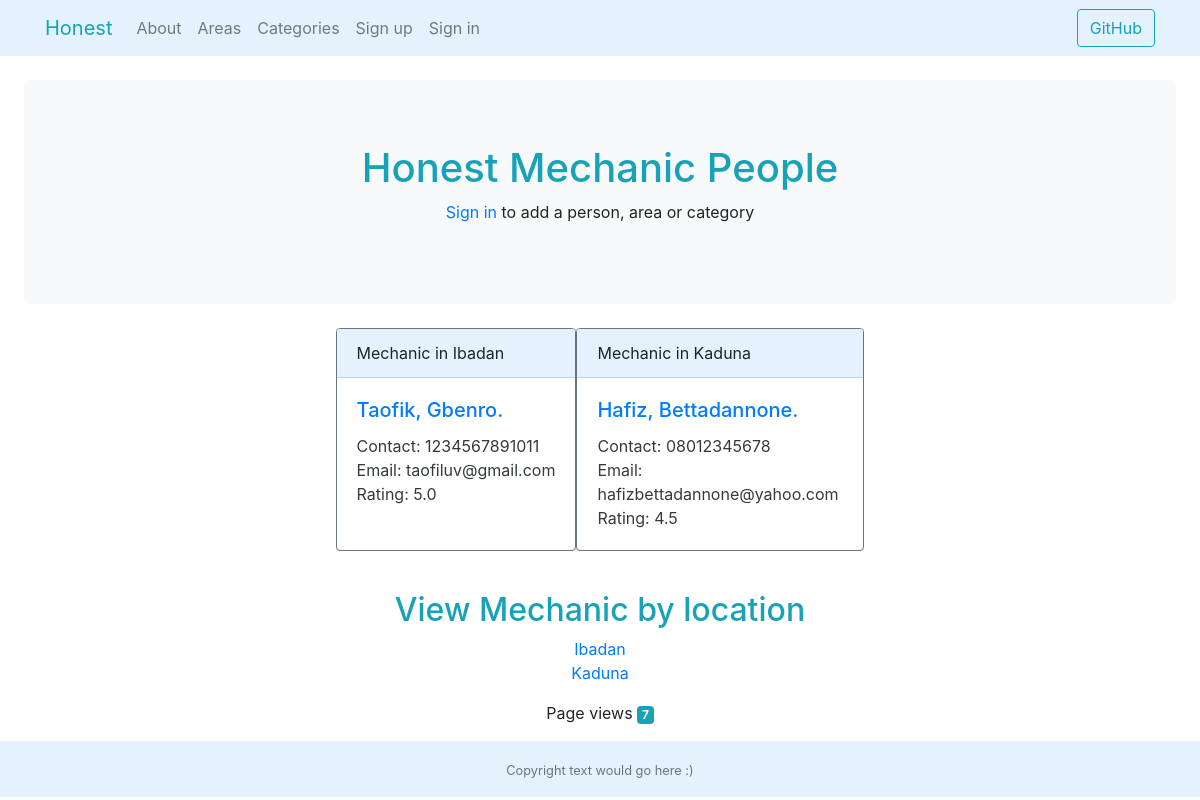
/honest/category/mechanic/, run on the app's committed database.
### honest/models.py (models this page shows, shortened)
class Category(models.Model):
    category = models.CharField(max_length=100, unique=True, default='General',
                                help_text="Category of Service Provided")
    views = models.IntegerField(default=0)
    slug = models.SlugField()
    def save(self, *args, **kwargs):
        self.slug = slugify(self.category)
        super(Category, self).save(*args, **kwargs)
    def __str__(self):
        return self.category

class Person(models.Model):
    service = models.ForeignKey(Category, on_delete=models.PROTECT, related_name='service', help_text='Service')
    location = models.ForeignKey(Area, on_delete=models.PROTECT, related_name='location', help_text='Location (state)')
    first_name = models.CharField(max_length=60, help_text='First name')
    last_name = models.CharField(max_length=60, help_text='Last name (surname)')
    phone_number = models.CharField(max_length=14, validators=[
        MinLengthValidator(11, message='phone number must be 11 - 14 characters long')], help_text="phone number 11"
                                                                                                   "- 14 digits allowed")
    email = models.EmailField(max_length=150, blank=True, help_text='Valid email address')
    date_added = models.DateField(auto_now_add=True)
    views = models.IntegerField(default=0)
    upvotes = models.IntegerField(default=0)
    downvotes = models.IntegerField(default=0)
    rating = models.FloatField(default=0)
    def avg_rating(self):
        if self.rating == 0.0:
            return 'Not Yet Rated'
        else:
            return self.rating

class Area(models.Model):
    state = models.CharField(max_length=100, unique=True, default='Nigeria')
    views = models.IntegerField(default=0)
    slug = models.SlugField()
    """ commented out, states are unique and cant have multiple areas
    area = models.CharField(max_length=100, unique=True, null=True)
    """
    def __str__(self):
        return self.state

### honest/views.py (the view)
# urls.py: path('category/<str:category_slug>/', views.category, name='category'),
def category(request, category_slug):
    context = {}
    try:
        category = Category.objects.get(slug=category_slug)
        context['category_name'] = category.category
        people = Person.objects.filter(service=category)
        context['people'] = people
        context['category'] = category
        this_categorys_views = category.views
        context['this_categorys_views'] = this_categorys_views
        count_page_views(request=request, object=category)
        areas = []
        for person in people:
            if person.location not in areas:
                areas.append(person.location)
        context['areas'] = areas
    except Category.DoesNotExist:
        pass
    return render(request, 'honest/category.html', context)

### honest/views.py (called while the page is built)
def count_page_views(request, object):
    visits = request.session.get('visits')
    if not visits:
        visits = 1
        object.views = F('views') + 1
        object.save()
    reset_last_visit_time = False
    last_visit = request.session.get('last_visit')
    if last_visit:
        last_visit_time = datetime.strptime(last_visit[:-7], "%Y-%m-%d %H:%M:%S")
        if (datetime.now() - last_visit_time).seconds > 5:
            visits = visits + 1
            object.views = F('views') + 1
            object.save()
            reset_last_visit_time = True
    else:
        reset_last_visit_time = True
    if reset_last_visit_time:
        request.session['last_visit'] = str(datetime.now())
        request.session['visits'] = visits

### honest/templates/honest/category.html (shortened to what this page needs)
{% extends 'honest/themedbase.html' %}  {% block intro_block %}
<h1 class="text-info text-center">Honest {{category.category}} People</h1>
{% if user.is_authenticated %}
<div class="row">
  <div class="col">
    <a
      class="text-info text-decoration-none"
      href="{% url 'honest:add_person' %}"
      >Add a person</a
    >
  </div>
  <div class="col">
    <a class="text-info text-decoration-none" href="{% url 'honest:add_area' %}"
      >Add an area</a
    >
  </div>
  <div class="col">
    <a
      class="text-info text-decoration-none"
      href="{% url 'honest:add_category' %}"
      >Add a category</a
    >
  </div>
</div>
{% else %}
<p class="text-center">
  <a class="text-decoration-none" href="{% url 'honest:login' %}">Sign in</a> to
  add a person, area or category
</p>
{% endif %} {% endblock %} {% block body_block %}{% if category %} {%if people%}
<div class="container">
  <div class="row d-flex justify-content-center">
    {% for person in people %}
    <div class="card border-secondary mb-3" style="max-width: 18rem;">
      <div class="card-header" style="background-color: #e3f2fd;">
        {{person.service}} in {{person.location}}
      </div>
      <div class="card-body text-dark">
        <h5 class="card-title">
          <a
            class="text-decoration-none
        "
            href="{% url 'honest:person' person.location person.service person.id %}"
            >{{person.first_name}}, {{person.last_name}}.</a
          >
        </h5>
        <p class="card-text">
          Contact: {{person.phone_number}} <br />Email: {{person.email}}
          <br />Rating: {{person.avg_rating}}
        </p>
      </div>
    </div>
    {% endfor %}
  </div>
</div>
<h2 class="text-info text-center mt-4">
  View {{category.category}} by location
</h2>
<ul class="list-unstyled text-center">
  {% for area in areas %}
  <li>
    <a
      class="text-decoration-none"
      href="/honest/{{area.slug}}/{{category.slug}}/"
      >{{area.state}}</a
    >
  </li>
  {% endfor %}
</ul>
{% else %}
<p class="text-center">No people here yet :(</p>
{% endif %}
<p class="text-center">
  Page views <span class="badge badge-info">{{this_categorys_views}}</span>
</p>
{% else %}
<p class="text-center">No matching category found.</p>
{% endif %} {% endblock %}

### data on the page
Category: category "Mechanic"
Person: service "Mechanic", location "Ibadan", first_name "Taofik", last_name "Gbenro", phone_number "1234567891011", email "taofiluv@gmail.com", avg_rating "5.0"
Person: service "Mechanic", location "Kaduna", first_name "Hafiz", last_name "Bettadannone", phone_number "08012345678", email "hafizbettadannone@yahoo.com", avg_rating "4.5"
Area: state "Ibadan"
Area: state "Kaduna"

### other printed values
{{ this_categorys_views }} "7"
